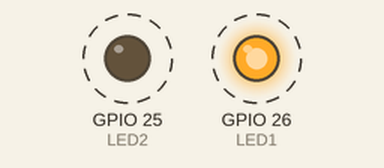
Bench run of a sketch on a simulated ESP32. On the bench: output pins drawn as LEDs (lit = HIGH). Dashed ring = blinking. What the sketch prints to the serial monitor is not drawn.

Above: at 0.15 s.
Timing chart, 0 to 3.0 s (numbered marks = the images above):
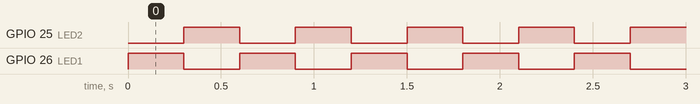

The sketch:

002_Two_LED_blinking.ino
```cpp
#define LED1 26  //LED1 connects to GPIO26
#define LED2 25  //LED2 connects to GPIO25


void setup() {
  // for serial monitor
  Serial.begin(115200);
  Serial.println("Hello, ESP32!");


  pinMode(LED1, OUTPUT);  //assigned as output
  pinMode(LED2, OUTPUT);  //assigned as output
}


void loop() {
  digitalWrite(LED2, LOW);
  digitalWrite(LED1, HIGH);
  delay(300);
  digitalWrite(LED1, LOW);
  digitalWrite(LED2, HIGH);
  delay(300);
}
```

Measured:
- by itself, GPIO 25 (LED2), GPIO 26 (LED1): alternates HIGH for 0.30 s and LOW for 0.30 s
